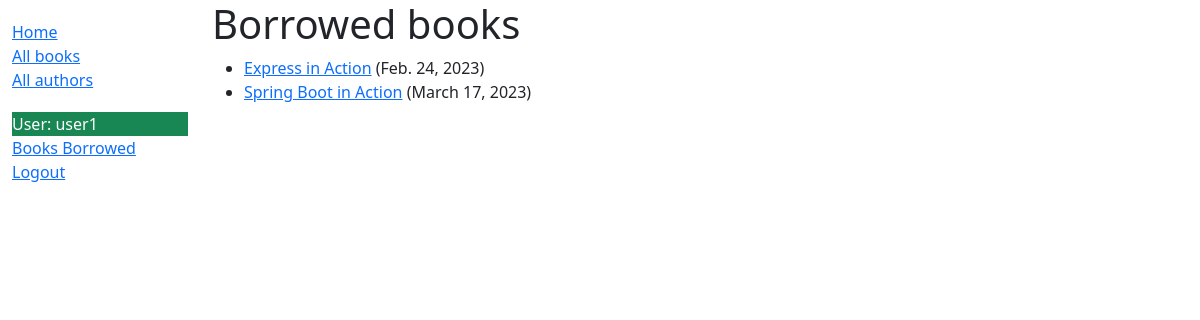
/catalog/mybooks/ (signed in), run on the app's committed database.
### catalog/models.py (models this page shows, shortened)
class BookInstance(models.Model):
	id = models.UUIDField(primary_key=True, default=uuid.uuid4(), help_text="Unique ID for this particular book "
	                                                                        "across whole library")
	book = models.ForeignKey(Book, on_delete=models.RESTRICT, null=True)
	imprint = models.CharField(max_length=200)
	due_back = models.DateField(null=True, blank=True)
	borrower = models.ForeignKey(User, on_delete=models.SET_NULL, null=True, blank=True)
	LOAN_STATUS = (
		('m', 'Maintenance'),
		('o', 'On loan'),
		('a', 'Available'),
		('r', 'Reserved')
	)
	status = models.CharField(
		max_length=1,
		choices=LOAN_STATUS,
		blank=True,
		default='m',
		help_text='Book availability'
	)
	class Meta:
		ordering = ['due_back']
		permissions = (("can_mark_returned", "Set book as returned"),)
	@property
	def is_overdue(self):
		return bool(self.due_back and date.today() > self.due_back)

class Book(models.Model):
	title = models.CharField(max_length=200)
	author = models.ForeignKey('Author', on_delete=models.SET_NULL, null=True)
	summary = models.TextField(max_length=1000, help_text="Enter a brief description of the book")
	isbn = models.CharField('ISBN', max_length=13, unique=True, help_text="13 Character "
	                                                                      "<a href='https://www.isbn-international.org/content/what-isbn'>ISBN</a>")
	genre = models.ManyToManyField(Genre, help_text="Select a genre for this book")
	language = models.ForeignKey('Language', on_delete=models.SET_NULL, null=True)
	def display_genre(self):
		return ', '.join(genre.name for genre in self.genre.all()[:3])
	display_genre.short_description = 'Book Genre'

### catalog/views.py (the view)
# urls.py: path('mybooks/', views.LoanedBooksByUserListView.as_view(), name='my-borrowed'),
class LoanedBooksByUserListView(LoginRequiredMixin, generic.ListView):
	model = BookInstance
	template_name = 'catalog/bookinstance_list_borrowed_user.html'
	paginate_by = 3
	def get_queryset(self):
		return (
			BookInstance.objects.filter(borrower=self.request.user)
				.filter(status__exact='o')
				.order_by('due_back')
		)

### catalog/templates/catalog/bookinstance_list_borrowed_user.html (shortened to what this page needs)
{% extends 'base_generic.html' %}
{% block content %}
    <h1>Borrowed books</h1>
    {% if bookinstance_list %}
        <ul>
            {% for bookinst in bookinstance_list %}
                <li class="{% if bookinst.is_overdue %}text-danger{% endif %}">
                    <a href="{% url 'book-detail' bookinst.book.pk %}">{{ bookinst.book.title }}</a>
                ({{ bookinst.due_back }})
                </li>
            {% endfor %}
        </ul>
    {% else %}
        <p>There are no books borrowed.</p>
    {% endif %}
{% endblock %}

### catalog/templates/base_generic.html (shortened to what this page needs)
<!DOCTYPE html>
<html lang="en">
<head>
    <link href="https://cdn.jsdelivr.net/npm/bootstrap@5.1.3/dist/css/bootstrap.min.css"
    rel="stylesheet"
>
    {% load static %}
    <link rel="stylesheet" href="{% static 'css/styles.css' %}">
</head>
<body>
    <div class="container-fluid">
        <div class="row">
            <div class="col-sm-2">
                {% block sidebar %}
                    <ul class="sidebar-nav">
                        <li>
                            <a href="{% url 'index' %}">Home</a>
                        </li>
                        <li>
                            <a href="{% url 'books' %}">All books</a>
                        </li>
                        <li>
                            <a href="{% url 'authors' %}">All authors</a>
                        </li>
                    </ul>
                    <ul class="sidebar-nav">
                        {% if user.is_authenticated and user.is_staff %}
                            <ul class="sidebar-nav">
                                <li class="text-light bg-primary">Librarian: {{ user.get_username }}</li>
                                {% if perms.catalog.can_mark_returned %}
                                    <li><a href="{% url 'loaned' %}">Borrowed Books & User List</a> </li>
                                    <li><a href="{% url 'logout' %}?next={{ request.path }}">Logout</a></li>
                                {% endif %}
                                {% elif user.is_authenticated %}
                                    <li class="text-white bg-success">User: {{ user.get_username }}</li>
                                    <li><a href="{% url 'my-borrowed' %}">Books Borrowed</a></li>
                                    <li><a href="{% url 'logout' %}?next={{ request.path }}">Logout</a></li>
                                {% else %}
                                    <li><a href="{% url 'login' %}">Login</a></li>
                             </ul>
                        {% endif %}
                    </ul>
                {% endblock %}
            </div>
        <div class="col-sm-10">
            {% block content %} {% endblock %}
        </div>
        </div>
    </div>
</body>
</html>

### catalog/static/css/styles.css (style rules this page uses)
.sidebar-nav { margin-top: 20px; padding: 0; list-style: none; }

### data on the page
BookInstance: book "Express in Action", due_back "Feb. 24, 2023"
BookInstance: book "Spring Boot in Action", due_back "March 17, 2023"

### other printed values
{{ user.get_username }} "user1"
